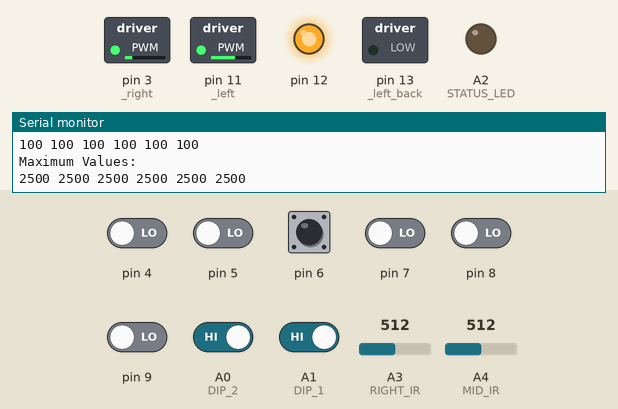
This program was run on a simulated Arduino Uno, built with avr-gcc and run on an emulated ATmega328P. Shown: switched loads named in the program (green lamp = pin HIGH), output pins drawn as LEDs (lit = HIGH), the last lines printed to the serial monitor. Inputs (shaded band) come from the test bench; at power-on: A0 (DIP_2), A1 (DIP_1) HIGH, pin 4–9 LOW, A4 (MID_IR) = 512, A3 (RIGHT_IR) = 512.

Above: at 10.8 s.
10.9 s: A0 (DIP_2) driven LOW
At 12.0 s:
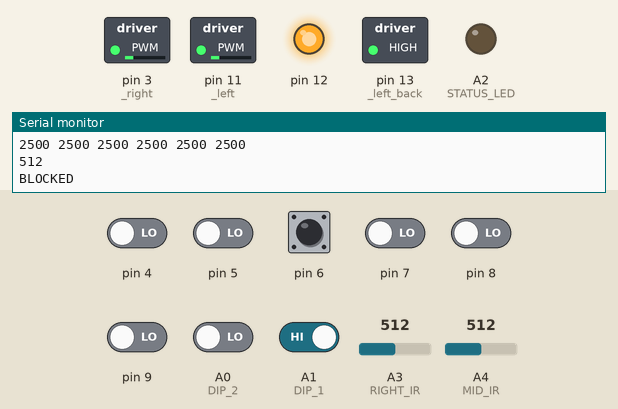
12.4 s: A4 (MID_IR) set to 283
13.9 s: A4 (MID_IR) set to 250
At 15.1 s:
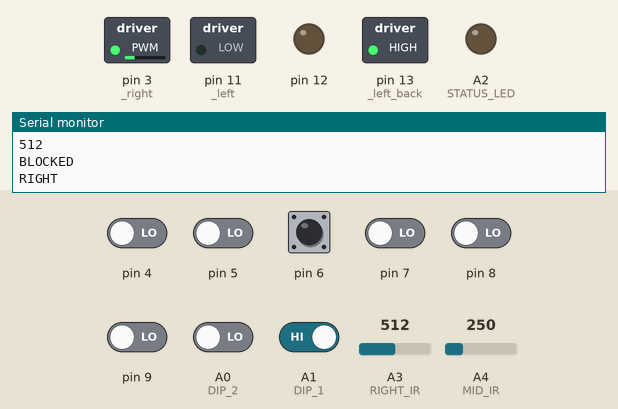
15.4 s: pin 6 pulsed HIGH 2 times (0.12 s each, 0.3 s apart)
At 15.63 s:
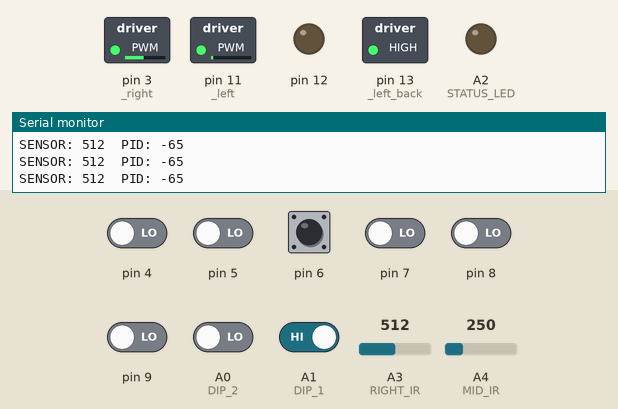
17.5 s: pin 5 driven HIGH
At 17.9 s:
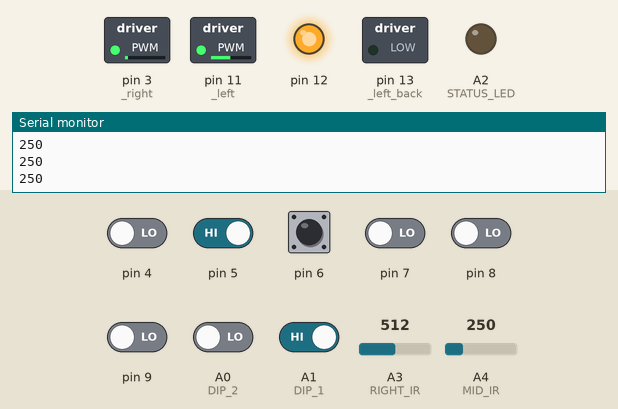
19.0 s: pin 8 driven HIGH
At 20.1 s:
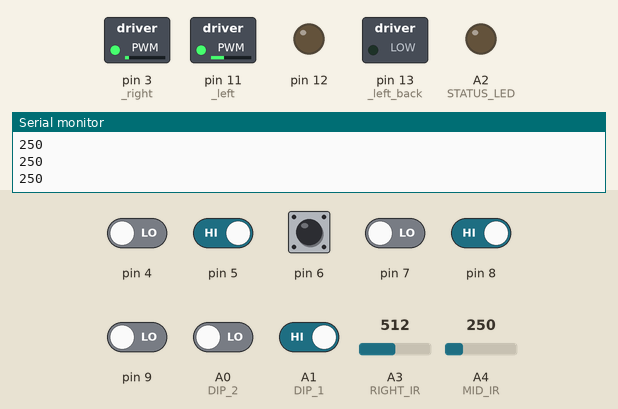
Timing chart, 0 to 21.5 s (numbered marks = the images above; inputs shaded):
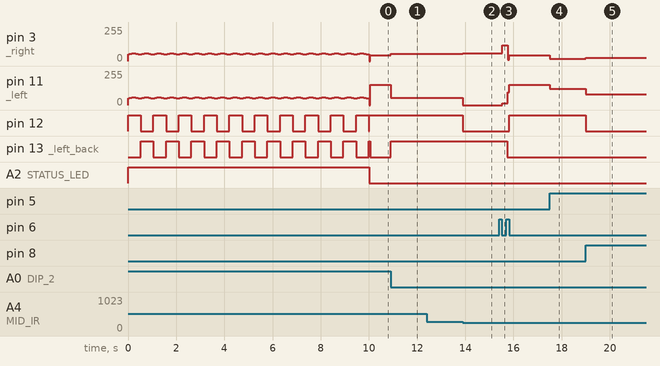

The program:

main.cpp
```cpp
#include <Arduino.h> 				// Include the Arduino library - platformio needs this
#include "QTRSensors.h" 			// Include the library for controlling the sensor array (https://www.pololu.com/docs/0J19/3)
#include "VicMoto.h"				// Include the small utility functions for motor control
#include "PID.h"					// Include the PID controller code

#define NUM_SENSORS             6  	// number of sensors used

#define STATUS_LED				A2	// Pin for the status LED

#define TESTING					true // Flag for testing - Sets serial up

#define FOLLOW_MAX_SPEED 255
#define FOLLOW_MIN_SPEED -255

#define IR_THRESHOLD 266 			// Store the maximum number for an object that is MORE than 100mm away from the sensor
#define IR_OBJECT_THRESHOLD 250		// IR reading to target when following an object

#define IR_LEFT_THRESHOLD 310 		// IR Threshold for the left IR sensor - Used for obstacle avoidance
#define IR_RIGHT_THRESHOLD 310 		// IR Threshold for right sensor - Used for obstacle avoidance

// Pins for sensor readings
#define LEFT_IR					A5
#define MID_IR					A4
#define RIGHT_IR				A3

// Pins for DIP Switch
#define DIP_1	A1
#define DIP_2	A0

// Initialise the sensor array - As far as I can tell it is some form of Pololu QTR-RC array. Documentation of the library found here: https://www.pololu.com/docs/0J19/3
QTRSensorsRC line((unsigned char[]) {4, 5, 6, 7, 8, 9}, NUM_SENSORS);

unsigned int sensor_values[NUM_SENSORS]; // Values from the line sensor

bool calibrated = false; // Stores whether or not a calibration sequence has been performed

// Definitions for the potentiometers that may be used for tuning
// #define P_PIN A5
// #define D_PIN A4

// Array to store testing states.
/**
 * testing[0] - Stores whether to print motor setting data in the main loop
 * testing[1] - Stores whether to print mid IR sensor readings
 * testing[2] - Stores whether to print data from the right sensor while rotating to be in line with an obstacle
 * testing[3] - Stores whether to print the speed difference in obstacleAvoider mode
 * testing[4] - Stores whether to print debug data in the lineFollowerAvoid function
 */
bool testing[5] = {0, 0, 0, 0, 1};

// Initialise the motor driver
VicMoto motors;

// Initialise the line following PID
// PID linePID(1.9, 0, 5);
// PID linePID(1.8, 0, 4.8);
PID linePID(0.28, 0, 0.15);
// PID linePID(1.09, 0, 0.2);


// Initialise the wall following PID
PID wallPID(0.25,0,0.15);

// Funtion declarations for different programs
void lineFollower();		// Program for following a line - Program 0
void obstacleAvoider();		// Program for roaming artound avoiding obstacles - Program 1
void lineFollowerAvoid();	// Program for line following, avoiding any obstacles on the line - Program 2

// Function declarations for line following control
void calibrate(int motor_speed); // Calibrates the line sensor
void findLine(int speed); // Finds the line
void followLine(int speed); // Follows the line

// Functions for obstacle avoidance
bool isBlocked(int thres=IR_THRESHOLD); // Returns true if the robot has been obstructed, false otherwise
void avoidObstacle(int baseSpeed); // Manouvers the object around an obstacle. Looks for the line to return and for there to be nothing in front of the robot.

double mapDouble(double value, double fromLow, double fromHigh, double toLow, double toHigh); // Map a number doing double math

void printSensorArray(); // Function to print out the sensor array for debugging

short readDIPSwitch(){ // Small helper function for reading the status of the DIPSwitch
	return !digitalRead(DIP_1) | (!digitalRead(DIP_2) << 1);
}

void setup(){

	// Only use for potentiometer tuning
	// pinMode(P_PIN, INPUT);
	// pinMode(D_PIN, INPUT);

	// Setup the DIP Swtich
	pinMode(DIP_1, INPUT_PULLUP);
	pinMode(DIP_2, INPUT_PULLUP);

	// Setup the IR sensor pins
	pinMode(LEFT_IR, INPUT);
	pinMode(MID_IR, INPUT);
	pinMode(RIGHT_IR, INPUT);

	if(TESTING){
		Serial.begin(9600); // Begin serial if we are testing
	}

	motors.begin(); // Setup the motor driver

	pinMode(STATUS_LED, OUTPUT);

	//calibrate(65); // Calibrate the line sensor
	//findLine(60); // Find the line
}

void loop(){
	// For potentiometer tuning
	// linePID.setConstants(mapDouble(analogRead(P_PIN), 0.00, 1023.0, 0.0, 0.5), 0.0, mapDouble(analogRead(D_PIN), 0.0, 1023.0, 0.0, 0.5));

	// Set the correct program based on the DIP Switch input
	switch(readDIPSwitch()){
		case 0:
			if(!calibrated)calibrate(60);
			lineFollower();
			break;
		case 1:
			obstacleAvoider();
			break;
		case 2:
			if(!calibrated)calibrate(60);
			lineFollowerAvoid();
			break;
	}
}

/**
 * Functions for what are essentially seperate programs on the robot
 *
 * The dipswitch is set as a binary number - Giving 4 different programs
 */

/**
 * Program 0
 * Method for controlling the line follower.
 */
void lineFollower(){
	followLine(53); // Follow the line (Yep, this is really all it uses... This function is probably a little bit invalid. Oh well)
}

/**
 * Program 1
 * Roams around an open space avoiding obstacles
 */
void obstacleAvoider(){
	short baseSpeed = 100;

	if(isBlocked()){ // If the robot is obstructed, dodge the obstacle

		bool leftClear = analogRead(LEFT_IR) < analogRead(RIGHT_IR); // Detect which side is the clearest to move into. High reading means nearby object.

		while(isBlocked()){ // While there is an obstacle, avoid it. This will ignore any program swaps until the object is avoided
			motors.setMotors(baseSpeed * (leftClear?-1:1), baseSpeed * (leftClear?1:-1)); // Set the motors. ternary operation should set rotate direction
		}
	}
	else{
		// Calculate the difference between the readings from the left and right sensors if they are over the threshold - This essentially allows the robot to steer itself away from obstacles. If this value is positive it means that tehre is a bigger reading on the left. If it is negative, there is a bigger reading on the right
		short dv = constrain(analogRead(LEFT_IR) - IR_LEFT_THRESHOLD, 0, 1023) - constrain(analogRead(RIGHT_IR) - IR_RIGHT_THRESHOLD, 0, 1023)/4;

		if(TESTING && testing[3])Serial.println(dv);

		motors.setMotors(baseSpeed + dv, baseSpeed - dv);
	}
}

/**
 * Program 2
 * Follows a line, avoiding obstacles that are on the line
 */
void lineFollowerAvoid(){
	if(TESTING && testing[4])Serial.println(analogRead(MID_IR));
	if(isBlocked(IR_THRESHOLD + 150)){ // If the robot encounters an obstacle, avoid it
		if(TESTING && testing[4]){
			Serial.println("BLOCKED");
		}

		while(analogRead(MID_IR) > (IR_THRESHOLD)){
			motors.setMotors(-53, -53);
		}

		motors.setMotors(0, 0);

		avoidObstacle(53);
	}
	else{
		followLine(53); // Follow the line as usual
	}
}

/**
 * Function to actually follow the line
 * @param speed Base speed to folow with
 */
void followLine(int speed){
	int dv = linePID.process(3500, line.readLine(sensor_values))/10; // Get the result of a PID process - Divide by 5 simply to make the constants larger numbers
	if(TESTING && testing[0]){
		Serial.print("Left: ");
		Serial.print(speed+dv);
		Serial.print(" Right: ");
		Serial.print(speed-dv);
		Serial.print(" DV: ");
		Serial.println(dv);
	}
	if(TESTING && testing[1])Serial.println(analogRead(MID_IR));
	motors.setMotors(constrain(speed+dv, FOLLOW_MIN_SPEED, FOLLOW_MAX_SPEED), constrain(speed-dv, FOLLOW_MIN_SPEED, FOLLOW_MAX_SPEED)); // Set motor speeds

}

/**
 * Function for finding the line that is being followed
 * @param speed The speed to set motors to to spin around to the line
 */
void findLine(int speed){
	motors.setMotors(speed, -1*speed); // Turn the motors on to spin the robot
	int linePos = line.readLine(sensor_values); // Read where the line is
	while(linePos < 2500 || linePos > 4500){ // If the line is not centered, reread the line, and continue moving
		linePos = line.readLine(sensor_values);
	}
	motors.setMotors(0, 0); // The line is found, stop
	linePID.reset(); // Reset the PID controller
}

/**
 * Function to calibrate the line underneath the robot. Status LED will glow while in this phase. Before initialising this phase, ensure the robot is sat centered on the line.
 * @param motor_speed	Max speed to set the motors to during calibration
 */
void calibrate(int motor_speed){
	digitalWrite(STATUS_LED, HIGH);    // turn on status LED to indicate we are in calibration mode

	// Variables for handling sweep movement
	int cur_speed = 0;
	bool going_up = true;

	int threshold = 50; // Threshold where motors stop

	// motors.setMotors(200,-200);

	for (int i = 0; i < 400; i++){
		if(going_up && cur_speed >=motor_speed){ // If we have overshot the max, or are at the max, flip dirtection
			going_up = false;
		}
		else if(!going_up && cur_speed <= -1*motor_speed){ // Same, but with zero.
			going_up = true;
		}

		if(abs(cur_speed) < threshold){ // This should skip the threshold between -40 and 40 where the motors freeze up
			cur_speed = threshold * (going_up?1:-1); // The ternary flips the sign. If the speed is currently going up, it should set current speed to 40, if the speed is going down, it should set it to -40
		}

		cur_speed += (going_up?1:-1); // Modify the speed

		motors.setMotors(cur_speed, -1*cur_speed);

		line.calibrate();       // reads all sensors 10 times
	}
	motors.setMotors(0, 0); // End sweep
	digitalWrite(STATUS_LED, LOW);     // turn off status LED to indicate we are through with calibration

	if(TESTING){ // If in testing, print the values found
		// print the calibration minimum values measured when emitters were on
		Serial.begin(9600);
		Serial.println("Minimum Values:");
		for (int i = 0; i < NUM_SENSORS; i++)
		{
			Serial.print(line.calibratedMinimumOn[i]);
			Serial.print(' ');
		}
		Serial.println();

		Serial.println("Maximum Values:");
		// print the calibration maximum values measured when emitters were on
		for (int i = 0; i < NUM_SENSORS; i++)
		{
			Serial.print(line.calibratedMaximumOn[i]);
			Serial.print(' ');
		}
		Serial.println();
		Serial.println();
	}

	calibrated = true; // The robot is now calibrated
}


/* Functions for moving around obstacles */

/** Method to determine whether the robot is blocked by an obstacle. Returns true if blocked, false otherwise. Reads from the front sensorWhile loops throughout the code will cause dela
*	As far as my testing shows, the reading increases as objects get closer
*	Max - Seems to be about 620 @ ~2cm away from sensor
* 	Min - 0, however radiant IR seems to float it up to a reading of ~15
*
* 	@param thres the IR threshold to count as blocked
*/
bool isBlocked(int thres = IR_THRESHOLD){
	return analogRead(MID_IR) > thres; // Return a boolean representing whether the robot has been obstructed
}

/**
 * Function to move the robot around an obstacle
 *
 * @param baseSpeed The base speed to move the robot around the obstacle at
 */
void avoidObstacle(int baseSpeed){
	wallPID.reset(); // Reset the PID controller for the wall follower

	// Align the rightmost sensor to the line
	motors.setMotors(0, 60);
	Serial.println("RIGHT");
	short state = 0; // Store the current state
	long last_read = millis();
	while(state != 2){
		line.readCalibrated(sensor_values);
		if(state == 0 && sensor_values[2] > 500){ // Transition onto the line
			state++;
			last_read = millis();
		}
		else if(state == 1 && sensor_values[2] < 500 && millis() - last_read > 100){ // Transition oof the line
			state++;
		}
	}

	// Start following the object

	int pid_reading = 0; // Initialise the PID variable

	while(sensor_values[2] < 500 && sensor_values[3] < 500){ // MAKE THIS NOT WHILE TRUE
		line.readCalibrated(sensor_values); // Read the line sensor

		pid_reading = wallPID.process(IR_OBJECT_THRESHOLD, analogRead(RIGHT_IR)); // Get the first PID reading

		Serial.print("SENSOR: ");
		Serial.print(analogRead(RIGHT_IR));
		Serial.print("  PID: ");
		Serial.println(pid_reading);

		motors.setMotors(baseSpeed + pid_reading, baseSpeed - pid_reading); // Set the motors to account for PID
	}
}

/**
 * Acts like the Arduino map function, but does double math
 * @param  value    [description]
 * @param  fromLow  [description]
 * @param  fromHigh [description]
 * @param  toLow    [description]
 * @param  toHigh   [description]
 * @return          [description]
 */
double mapDouble(double value, double fromLow, double fromHigh, double toLow, double toHigh){
	double prop = value/(fromHigh - fromLow);
	return (prop * (toHigh - toLow))+toLow;
}

// Prints out the sensor array
void printSensorArray(){
	Serial.print("{");
	for(int i = 0; i < NUM_SENSORS-1; i++){
		Serial.print(sensor_values[i]);
		Serial.print(",");
	}
	Serial.print(sensor_values[NUM_SENSORS-1]);
	Serial.println("}");
}
```

PID.cpp
```cpp
/**
 * Implements the PID class. Creates a PID controller that can be used with multiple things
 */
#include "PID.h"

/**
 * PID Constructor
 * @param kp Proportional gain
 * @param ki Integral gain
 * @param kd Derivative gain
 */
PID::PID(double kp, double ki, double kd){
	_kp = kp;
	_ki = ki;
	_kd = kd;

	// Initialise the error to 0
	_error = 0;

	_last_time = millis(); // Set the last time a calculation was done
	_previous_error = 0; // Initialise the previous error
	_total_error = 0;
};

/**
 * Processes the PID algorithm. Takes a target value, a read (read) value, calculates error, and returns and output modifier, that can be used to modify things such as motor speed
 * @param  target The target value
 * @param  read   The actual value
 * @return        The error multiplied by Kp, total error multiplied by Ki, and the rate of change of error multiplied by Kd
 */
double PID::process(int target, int read){
	_error = (double)(target - read); // Calculate the current error value

	_output = _error * _kp; // Set the proportional component of output

	_total_error += _error; // Add the new error to the total
	_output += _total_error*_ki; // Include the integral component of output

	_output += (_error - _previous_error)/(millis() - _last_time); // Include the derivative component of the output

	// Update the variables used for Kd
	_last_time = millis();
	_previous_error = _error;

	return _output;
};

/**
 * Resets all internal values - Used to ensure that the last time is now, and the last error is zero. Call after calibration, but only call once
 */
void PID::reset(){
	_last_time = millis(); // Set the last time to now, so essentially zero
	_previous_error = 0;
	_total_error = 0;
}

/**
 * Method to change the internal constants
 * @param kp [description]
 * @param ki [description]
 * @param kd [description]
 */
void PID::setConstants(double kp, double ki, double kd){
	_kp = kp;
	_ki = ki;
	_kd = kd;
}
```

PID.h
```cpp
/**
 * Class for managing PID control. Implemented in a general fashion, so that it can potentially be used for line following and wall following.
 */

#ifndef PID_h
#define PID_h

#include <Arduino.h>

class PID{
	public:
		PID(double kp, double ki, double kd); // Constructor for PID controller. Takes Kp, Ki, and Kd values
		double process(int target, int reading); // Processes the PID algorithm. Takes the target value, and the read value (For example this may be for line following, with target being 500, and the read value being 250). Outputs the output value. Which is essentially the error multiplied by Kp, the error diff multiplied by Kd, and the total error multipled by Ki
		void reset(); // Resets all internal values
		void setConstants(double kp, double ki, double kd); // Resets the internal constants
	private:
		// Store the gains for P, I, and D
		double _kp;
		double _ki;
		double _kd;

		double _error; // Store the current error

		unsigned long _last_time; 	// Store the time of last error calculation
		int _previous_error;		// Store the previous error value
		unsigned long _total_error; // Store the total error over time

		double _output; // Store the output value
};

#endif
```

VicMoto.cpp
```cpp
/**
 * Implements VicMoto.h
 * Class for controlling robot motors
 */

#include "VicMoto.h"

/**
 * Constructor for VicMoto class. Can be intialised with no parameters, and it should wor. There is no reason I can see for these pins to change, but the option is there.
 * @param left       Pin that controls the left motor speed (Default 11)
 * @param right      Pin that controls the left motor speed (Default 3)
 * @param left_back  Pin that controls whether the left motor moves forward or backward (Default 13)
 * @param right_back Pin that controls whether the left motor moves forward or backward (Default 12)
 */
VicMoto::VicMoto(short int left=11, short int right=3, short int left_back=13, short int right_back=12){
	// Set all the internal private variables
	_left = left;
	_right = right;
	_left_back = left_back;
	_right_back = right_back;
}

/**
 * Method for setting up the motor driver. Sets required pinmodes
 */
void VicMoto::begin(){
	// Set all the motor control pins to outputs
	pinMode(_left, OUTPUT);
	pinMode(_right, OUTPUT);
	pinMode(_left_back, OUTPUT);
	pinMode(_right_back, OUTPUT);
}

/**
 * Method for setting motor speeds
 * @param left  Speed of the left motor. -255 is backwards full speed, 0 is stationary, 255 is forward fullspeed
 * @param right Speed of the right motor. -255 is backwards full speed, 0 is stationary, 255 is forward fullspeed
 */
void VicMoto::setMotors(short int left, short int right){

	// Set the left motor state.
	analogWrite(_left, constrain(abs(left), VICMOTO_MIN_SPEED, VICMOTO_MAX_SPEED)); 			 // Set the control pin to the absolute value of left
	digitalWrite(_left_back, (left <= 0)); 	 // Set the back toggle to on if the value is negative

	// Set the right motor state.
	analogWrite(_right, constrain(abs(right), VICMOTO_MIN_SPEED, VICMOTO_MAX_SPEED)); 		 // Set the control pin to the absolute value of right
	digitalWrite(_right_back, (right <= 0)); // Set the back toggle to on if the value is negative
}
```

Source omitted: VicMoto.h (1094 bytes)

Measured:
- the behaviour switches between 267 and 266 on A4 (MID_IR) (found by bisection; images 1 and 2)
- after the input at 10.9 s, pin 3 (_right): 45/255 → 53/255 at once; pin 11 (_left): 151/255 → 53/255 at once; pin 13 (_left_back): LOW → HIGH at once
- after the input at 12.4 s, every drawn part: stays the same
- after the input at 13.9 s, pin 3 (_right): 53/255 → 60/255 at once; pin 11 (_left): 53/255 → 0/255 at once; pin 12: HIGH → LOW at once
- after the input at 15.4 s, pin 3 (_right): 60/255 → 118/255 after 0.12 s, → 11/255 0.23 s later, → 45/255 0.07 s later; pin 11 (_left): 0/255 → 12/255 after 0.12 s, → 95/255 0.23 s later, → 151/255 0.07 s later; pin 12: LOW → HIGH after 0.42 s; pin 13 (_left_back): HIGH → LOW after 0.35 s
- after the input at 17.5 s, pin 3 (_right): 45/255 → 17/255 at once; pin 11 (_left): 151/255 → 123/255 at once
- after the input at 19.0 s, pin 3 (_right): 17/255 → 25/255 at once; pin 11 (_left): 123/255 → 81/255 at once; pin 12: HIGH → LOW at once
